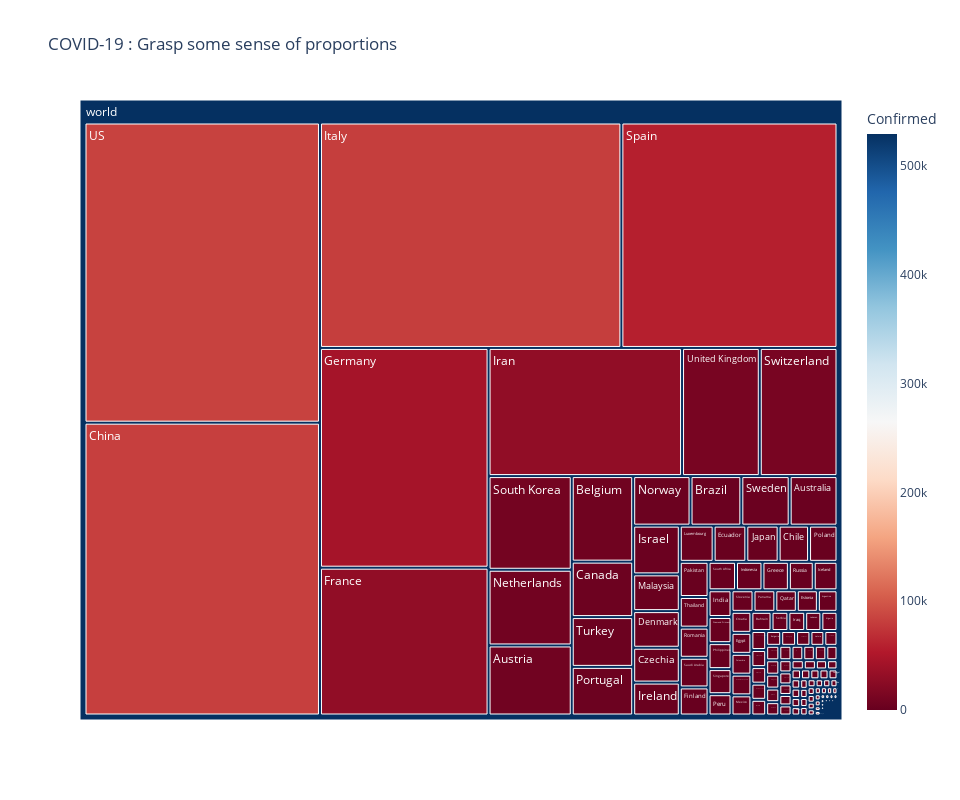

This figure's notebook cell:
### Code cell
tmp = current_global_situation
tmp["world"] = "world" # in order to have a single root node
fig = px.treemap(tmp, path=['world', 'Country/Region'], values='Confirmed',
                  color='Confirmed', hover_data=['Country/Region'],
                  color_continuous_scale='RdBu', width=960, height=800, title='COVID-19 : Grasp some sense of proportions')
fig.show()

### Figure 1 — Plotly figure (JSON) as saved in the notebook; plotly's stock layout.template omitted (floating-point values rounded to 4 significant figures; data arrays with more than 128 entries replaced by an {"elided": "..."} marker saying what was removed)
{"data": [{"branchvalues": "total", "customdata": {"elided": "176x2 mixed values"}, "domain": {"x": [0, 1], "y": [0, 1]}, "hoverlabel": {"namelength": 0}, "hovertemplate": "Country/Region=%{customdata[0]}<br>Confirmed=%{color}<br>labels=%{label}<br>parent=%{parent}<br>id=%{id}", "ids": {"elided": "176 str values"}, "labels": {"elided": "176 str values"}, "marker": {"coloraxis": "coloraxis", "colors": {"elided": "176 int values"}}, "name": "", "parents": {"elided": "176 str values"}, "type": "treemap", "values": {"elided": "176 int values"}}], "layout": {"coloraxis": {"colorbar": {"title": {"text": "Confirmed"}}, "colorscale": [[0, "rgb(103,0,31)"], [0.1, "rgb(178,24,43)"], [0.2, "rgb(214,96,77)"], [0.3, "rgb(244,165,130)"], [0.4, "rgb(253,219,199)"], [0.5, "rgb(247,247,247)"], [0.6, "rgb(209,229,240)"], [0.7, "rgb(146,197,222)"], [0.8, "rgb(67,147,195)"], [0.9, "rgb(33,102,172)"], [1, "rgb(5,48,97)"]]}, "height": 800, "legend": {"tracegroupgap": 0}, "title": {"text": "COVID-19 : Grasp some sense of proportions"}, "width": 960}}
